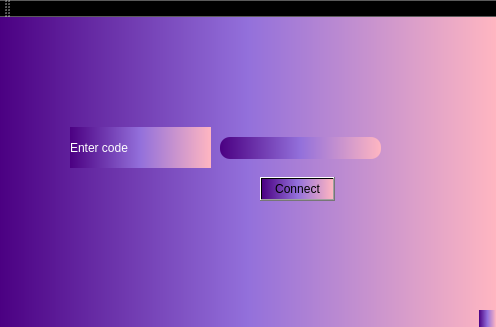
<?xml version="1.0" encoding="UTF-8"?>
<ui version="4.0">
 <class>JoinLobbyClass</class>
 <widget class="QMainWindow" name="JoinLobbyClass">
  <property name="geometry">
   <rect>
    <x>0</x>
    <y>0</y>
    <width>496</width>
    <height>327</height>
   </rect>
  </property>
  <property name="windowTitle">
   <string>JoinLobby</string>
  </property>
  <property name="styleSheet">
   <string notr="true">background-color: qlineargradient(spread:pad, x1:0, y1:0, x2:1, y2:0, stop:0 rgba(75, 0, 130, 255), stop:0.5 rgba(147, 112, 219, 255), stop:1 rgba(255, 182, 193, 255))
</string>
  </property>
  <widget class="QWidget" name="centralWidget">
   <widget class="QLineEdit" name="lineEdit">
    <property name="geometry">
     <rect>
      <x>220</x>
      <y>120</y>
      <width>161</width>
      <height>22</height>
     </rect>
    </property>
    <property name="styleSheet">
     <string notr="true">
;
border-radius: 10px;</string>
    </property>
   </widget>
   <widget class="QLabel" name="enterCode">
    <property name="geometry">
     <rect>
      <x>70</x>
      <y>110</y>
      <width>141</width>
      <height>41</height>
     </rect>
    </property>
    <property name="styleSheet">
     <string notr="true">background-color: qlineargradient(spread:pad, x1:0, y1:0, x2:1, y2:0, stop:0 rgba(75, 0, 130, 255), stop:0.5 rgba(147, 112, 219, 255), stop:1 rgba(255, 182, 193, 255));
color: white;
</string>
    </property>
    <property name="text">
     <string>Enter code</string>
    </property>
   </widget>
   <widget class="QPushButton" name="connectButton">
    <property name="geometry">
     <rect>
      <x>260</x>
      <y>160</y>
      <width>75</width>
      <height>24</height>
     </rect>
    </property>
    <property name="text">
     <string>Connect</string>
    </property>
   </widget>
  </widget>
  <widget class="QMenuBar" name="menuBar">
   <property name="geometry">
    <rect>
     <x>0</x>
     <y>0</y>
     <width>496</width>
     <height>22</height>
    </rect>
   </property>
  </widget>
  <widget class="QToolBar" name="mainToolBar">
   <attribute name="toolBarArea">
    <enum>TopToolBarArea</enum>
   </attribute>
   <attribute name="toolBarBreak">
    <bool>false</bool>
   </attribute>
  </widget>
  <widget class="QStatusBar" name="statusBar"/>
 </widget>
 <layoutdefault spacing="6" margin="11"/>
 <resources/>
 <connections/>
</ui>
